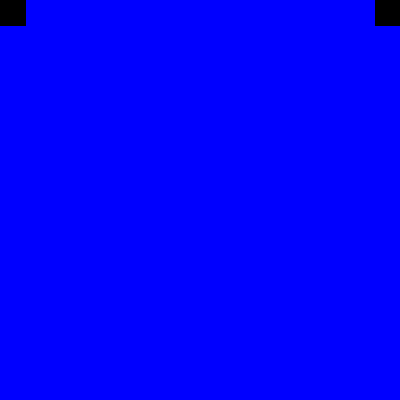
Frame 1 (no input)
Frame 60 (the mouse pressed at the canvas centre just before this capture): identical to frame 1, image omitted
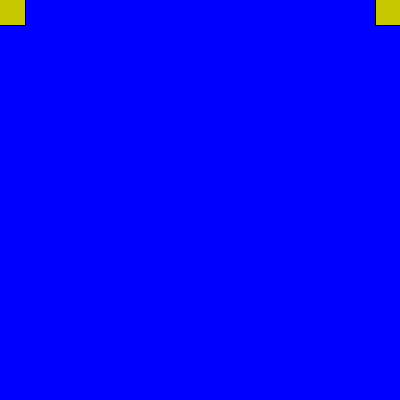
Frame 120 (the mouse held since frame 60 and released just before this capture)

The Processing sketch that drew these frames (run headless with seeded random() and noise(); from frame 60 on, the mouse is pressed at the canvas centre):

// Processing sketch: processing_165847
// ── processing_165847.pde

color blue = color(0,0,256);
int sk = 50;
void setup() {
size(400,400);
background(blue);

}
void draw() {
rectMode(CENTER);
ellipseMode(CENTER);

stroke(0);

fill(mouseX,mouseY,0);

rect(00,00,sk,sk);
rect(400,00,sk,sk);



}
void mouseClicked(){
  float rr = random(0,256);
  float rg = random(0,256);
  float rb = random(0,256);
  color litur = color(rr,rg,rb);
  fill(litur);
  if (mouseX < width/2) {
  rect(mouseX,mouseY,50,50);
  } else { 
    ellipse(mouseX, mouseY, 50, 50);
  }
}
